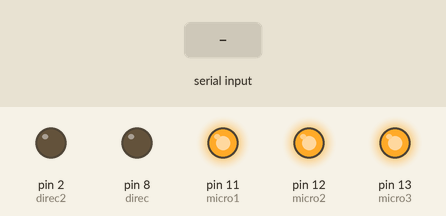
The sketch below on a simulated Arduino Uno, built with avr-gcc and run on an emulated ATmega328P. Parts: output pins drawn as LEDs (lit = HIGH). The test bench sets the inputs (shaded band). Pins used as bus, display or sensor lines are not drawn.

Above: at 1.2 s.
1.3 s: "h" received over Serial
At 1.8 s:
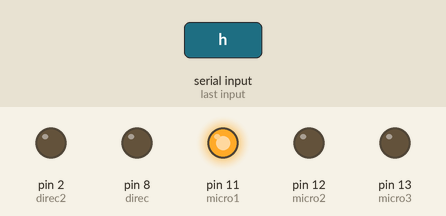
2.8 s: "f" received over Serial
At 4.0 s:
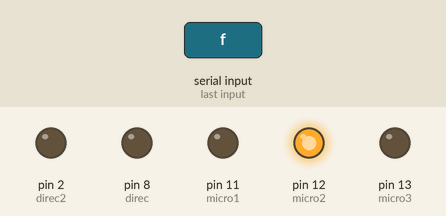
4.3 s: "s" received over Serial
At 5.2 s:
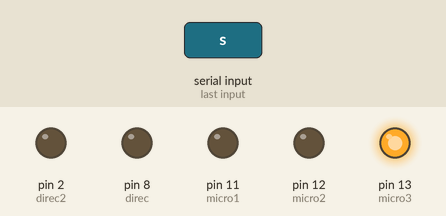
5.8 s: "l" received over Serial
At 6.4 s:
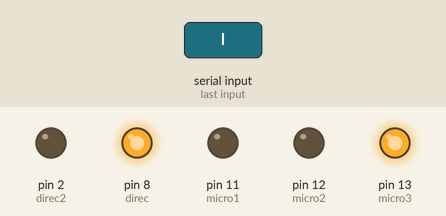
7.3 s: "m" received over Serial
At 8.5 s:
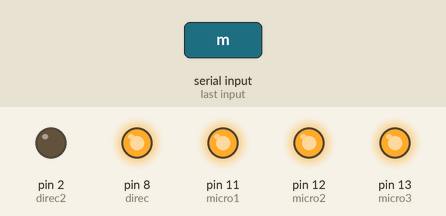
8.8 s: "d" received over Serial
At 9.9 s:
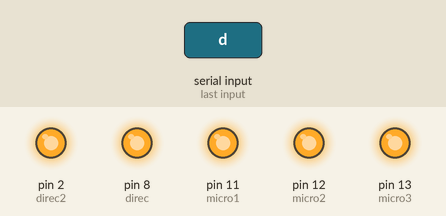
Timing chart, 0 to 11.3 s (numbered marks = the images above; inputs shaded):
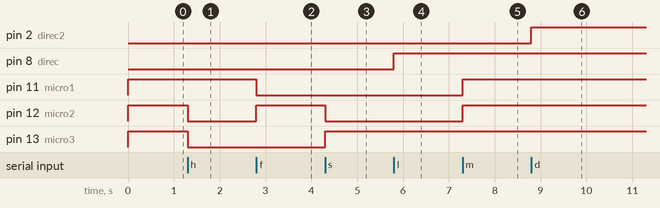

The sketch:

serialStepper.ino
```cpp
const int micro1 = 11;
const int micro2 = 12;
const int micro3 = 13;
const int step1 = 9;
const int direc = 8;
const int step2 = 3;
const int direc2 = 2;
int stepcount=25;//default pulse count
int delays=0;

void setup() {
  // put your setup code here, to run once:

 pinMode(step1,OUTPUT);
 pinMode(direc,OUTPUT);
  pinMode(step2,OUTPUT);
 pinMode(direc2,OUTPUT);
 pinMode(micro1,OUTPUT);
 pinMode(micro2,OUTPUT);
 pinMode(micro3,OUTPUT);
 digitalWrite(micro1,HIGH);
 digitalWrite(micro2,HIGH);
 digitalWrite(micro3,HIGH);
 Serial.begin(9600);
}

void micro() {

     digitalWrite(micro1,HIGH);
     digitalWrite(micro2,HIGH);
     digitalWrite(micro3,HIGH);
     stepcount = 25;
     delays=800;
 }

void half() {

    digitalWrite(micro1,HIGH);
    digitalWrite(micro2,LOW);
    digitalWrite(micro3,LOW);
    stepcount=5;
    delays=1500;
}


void six() {

    digitalWrite(micro1,LOW);
    digitalWrite(micro2,LOW);
    digitalWrite(micro3,HIGH);
    stepcount=25;
    delays=800;
}

void fourth() {

    digitalWrite(micro1,LOW);
    digitalWrite(micro2,HIGH);
    digitalWrite(micro3,LOW);
    stepcount=5;
    delays=1500;
}


void left() {

    digitalWrite(direc,HIGH);
    for(int x=0;x<stepcount;x++) {
        digitalWrite(step1,HIGH);
        delayMicroseconds(delays);
        digitalWrite(step1,LOW);
        delayMicroseconds(delays);
       }
  }

void right() {

  digitalWrite(direc,LOW);
  for(int x=0;x<stepcount;x++) {
    digitalWrite(step1,HIGH);
    delayMicroseconds(delays);
    digitalWrite(step1,LOW);
    delayMicroseconds(delays);
   }

 }

void up() {

      digitalWrite(direc2,LOW);
      for(int x=0;x<stepcount;x++) {
        digitalWrite(step2,HIGH);
        delayMicroseconds(delays);
        digitalWrite(step2,LOW);
        delayMicroseconds(delays);
       }

}

void down() {

        digitalWrite(direc2,HIGH);
        for(int x=0;x<stepcount;x++) {
        digitalWrite(step2,HIGH);
        delayMicroseconds(delays);
        digitalWrite(step2,LOW);
        delayMicroseconds(delays);
       }

  }

void loop() {

  if (Serial.available() > 0) {
    // read incoming serial data:
    char inChar = Serial.read();
  // put your main code here, to run repeatedly:

  // step size prior to stepping
  if(inChar == 'm') {
    micro();
  }
   else if(inChar == 'h') {
    half();
  }
   else if (inChar == 'f') {
    fourth();
  }
    else if (inChar == 's') {
    six();
  }


  // step direction and movement
  if(inChar=='l') {
    left();
  }
  if(inChar=='r') {
    right();
  }
  if(inChar=='u') {
    up();
  }
  if(inChar=='d') {
    down();
  }

}}
```

Measured:
- after the input at 1.3 s, pin 12 (micro2), pin 13 (micro3): HIGH → LOW at once
- after the input at 2.8 s, pin 11 (micro1): HIGH → LOW at once; pin 12 (micro2): LOW → HIGH at once
- after the input at 4.3 s, pin 12 (micro2): HIGH → LOW at once; pin 13 (micro3): LOW → HIGH at once
- after the input at 5.8 s, pin 8 (direc): LOW → HIGH at once
- after the input at 7.3 s, pin 11 (micro1), pin 12 (micro2): LOW → HIGH at once
- after the input at 8.8 s, pin 2 (direc2): LOW → HIGH at once
